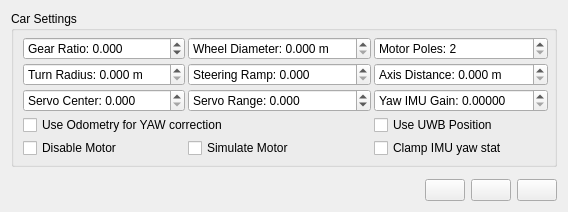
       <widget class="QWidget" name="tab_5">
        <attribute name="icon">
         <iconset resource="resources.qrc">
          <normaloff>:/models/Icons/Settings-96.png</normaloff>:/models/Icons/Settings-96.png</iconset>
        </attribute>
        <attribute name="title">
         <string/>
        </attribute>
        <attribute name="toolTip">
         <string>Configuration</string>
        </attribute>
        <layout class="QVBoxLayout" name="verticalLayout_6">
         <item>
          <widget class="QGroupBox" name="groupBox_4">
           <property name="title">
            <string>Car Settings</string>
           </property>
           <layout class="QGridLayout" name="gridLayout_3">
            <property name="topMargin">
             <number>6</number>
            </property>
            <property name="rightMargin">
             <number>6</number>
            </property>
            <property name="bottomMargin">
             <number>6</number>
            </property>
            <property name="spacing">
             <number>3</number>
            </property>
            <item row="0" column="2">
             <widget class="QDoubleSpinBox" name="confMotorPoleBox">
              <property name="prefix">
               <string>Motor Poles: </string>
              </property>
              <property name="decimals">
               <number>0</number>
              </property>
              <property name="minimum">
               <double>2.000000000000000</double>
              </property>
              <property name="maximum">
               <double>1000.000000000000000</double>
              </property>
              <property name="singleStep">
               <double>2.000000000000000</double>
              </property>
             </widget>
            </item>
            <item row="0" column="0">
             <widget class="QDoubleSpinBox" name="confGearRatioBox">
              <property name="prefix">
               <string>Gear Ratio: </string>
              </property>
              <property name="decimals">
               <number>3</number>
              </property>
              <property name="minimum">
               <double>-1000.000000000000000</double>
              </property>
              <property name="maximum">
               <double>1000.000000000000000</double>
              </property>
              <property name="singleStep">
               <double>0.100000000000000</double>
              </property>
             </widget>
            </item>
            <item row="0" column="1">
             <widget class="QDoubleSpinBox" name="confWheelDiamBox">
              <property name="prefix">
               <string>Wheel Diameter: </string>
              </property>
              <property name="suffix">
               <string> m</string>
              </property>
              <property name="decimals">
               <number>3</number>
              </property>
              <property name="maximum">
               <double>1000.000000000000000</double>
              </property>
              <property name="singleStep">
               <double>0.100000000000000</double>
              </property>
             </widget>
            </item>
            <item row="2" column="0">
             <widget class="QDoubleSpinBox" name="confServoCenterBox">
              <property name="prefix">
               <string>Servo Center: </string>
              </property>
              <property name="decimals">
               <number>3</number>
              </property>
              <property name="maximum">
               <double>1.000000000000000</double>
              </property>
              <property name="singleStep">
               <double>0.010000000000000</double>
              </property>
             </widget>
            </item>
            <item row="1" column="1">
             <widget class="QDoubleSpinBox" name="confSteeringRampBox">
              <property name="prefix">
               <string>Steering Ramp: </string>
              </property>
              <property name="decimals">
               <number>3</number>
              </property>
              <property name="maximum">
               <double>1000.000000000000000</double>
              </property>
              <property name="singleStep">
               <double>0.100000000000000</double>
              </property>
             </widget>
            </item>
            <item row="1" column="0">
             <widget class="QDoubleSpinBox" name="confTurnRadBox">
              <property name="prefix">
               <string>Turn Radius: </string>
              </property>
              <property name="suffix">
               <string> m</string>
              </property>
              <property name="decimals">
               <number>3</number>
              </property>
              <property name="maximum">
               <double>1000.000000000000000</double>
              </property>
              <property name="singleStep">
               <double>0.100000000000000</double>
              </property>
             </widget>
            </item>
            <item row="2" column="1">
             <widget class="QDoubleSpinBox" name="confServoRangeBox">
              <property name="prefix">
               <string>Servo Range: </string>
              </property>
              <property name="decimals">
               <number>3</number>
              </property>
              <property name="minimum">
               <double>-1.000000000000000</double>
              </property>
              <property name="maximum">
               <double>1.000000000000000</double>
              </property>
              <property name="singleStep">
               <double>0.010000000000000</double>
              </property>
             </widget>
            </item>
            <item row="1" column="2">
             <widget class="QDoubleSpinBox" name="confAxisDistanceBox">
              <property name="prefix">
               <string>Axis Distance: </string>
              </property>
              <property name="suffix">
               <string> m</string>
              </property>
              <property name="decimals">
               <number>3</number>
              </property>
              <property name="maximum">
               <double>1000.000000000000000</double>
              </property>
              <property name="singleStep">
               <double>0.100000000000000</double>
              </property>
             </widget>
            </item>
            <item row="3" column="0" colspan="2">
             <widget class="QCheckBox" name="confOdometryYawBox">
              <property name="text">
               <string>Use Odometry for YAW correction</string>
              </property>
             </widget>
            </item>
            <item row="4" column="0">
             <widget class="QCheckBox" name="confMiscDisableMotorBox">
              <property name="text">
               <string>Disable Motor</string>
              </property>
             </widget>
            </item>
            <item row="4" column="1">
             <widget class="QCheckBox" name="confMiscSimulateMotorBox">
              <property name="text">
               <string>Simulate Motor</string>
              </property>
             </widget>
            </item>
            <item row="4" column="2">
             <widget class="QCheckBox" name="confClampImuYawBox">
              <property name="toolTip">
               <string>Clamp IMU yaw when car is stationary</string>
              </property>
              <property name="text">
               <string>Clamp IMU yaw stat</string>
              </property>
             </widget>
            </item>
            <item row="2" column="2">
             <widget class="QDoubleSpinBox" name="confYawImuGainBox">
              <property name="toolTip">
               <string>IMU gain vs odometry gain. Higer values give the IMU more gain.</string>
              </property>
              <property name="prefix">
               <string>Yaw IMU Gain: </string>
              </property>
              <property name="decimals">
               <number>5</number>
              </property>
              <property name="maximum">
               <double>1000.000000000000000</double>
              </property>
              <property name="singleStep">
               <double>0.010000000000000</double>
              </property>
             </widget>
            </item>
            <item row="3" column="2">
             <widget class="QCheckBox" name="confUseUwbPosBox">
              <property name="text">
               <string>Use UWB Position</string>
              </property>
             </widget>
            </item>
           </layout>
          </widget>
         </item>
         <item>
          <widget class="ConfCommonWidget" name="confCommonWidget" native="true">
           <property name="sizePolicy">
            <sizepolicy hsizetype="Preferred" vsizetype="Expanding">
             <horstretch>0</horstretch>
             <verstretch>0</verstretch>
            </sizepolicy>
           </property>
          </widget>
         </item>
         <item>
          <layout class="QHBoxLayout" name="horizontalLayout_7" stretch="0,0,0,0">
           <item>
            <spacer name="horizontalSpacer_3">
             <property name="orientation">
              <enum>Qt::Horizontal</enum>
             </property>
             <property name="sizeHint" stdset="0">
              <size>
               <width>40</width>
               <height>20</height>
              </size>
             </property>
            </spacer>
           </item>
           <item>
            <widget class="QPushButton" name="confReadButton">
             <property name="toolTip">
              <string>Read configuration from car</string>
             </property>
             <property name="text">
              <string/>
             </property>
             <property name="icon">
              <iconset resource="resources.qrc">
               <normaloff>:/models/Icons/Upload-96.png</normaloff>:/models/Icons/Upload-96.png</iconset>
             </property>
            </widget>
           </item>
           <item>
            <widget class="QPushButton" name="confReadDefaultButton">
             <property name="toolTip">
              <string>Read default configuration from car</string>
             </property>
             <property name="text">
              <string/>
             </property>
             <property name="icon">
              <iconset resource="resources.qrc">
               <normaloff>:/models/Icons/HDD-96.png</normaloff>:/models/Icons/HDD-96.png</iconset>
             </property>
            </widget>
           </item>
           <item>
            <widget class="QPushButton" name="confWriteButton">
             <property name="toolTip">
              <string>Write configuration to car</string>
             </property>
             <property name="text">
              <string/>
             </property>
             <property name="icon">
              <iconset resource="resources.qrc">
               <normaloff>:/models/Icons/Download-96.png</normaloff>:/models/Icons/Download-96.png</iconset>
             </property>
            </widget>
           </item>
          </layout>
         </item>
        </layout>
       </widget>
